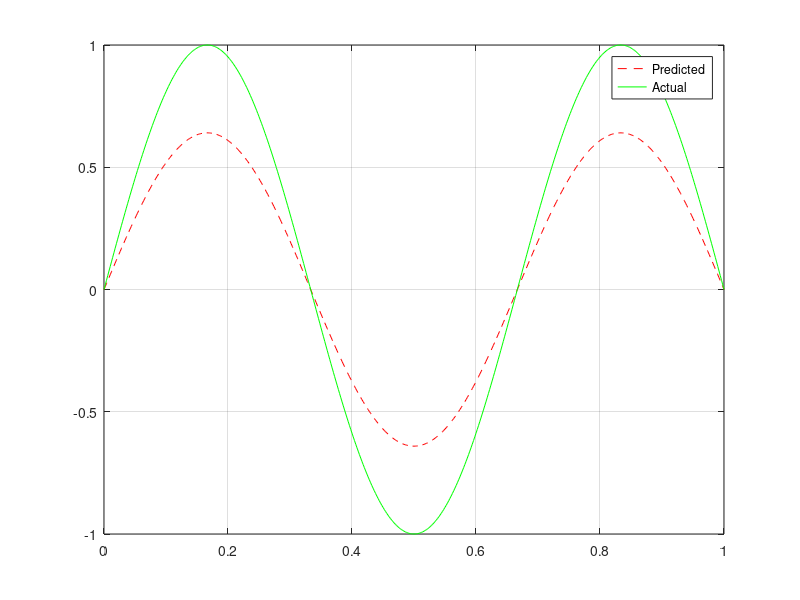

This chart was generated by the following MATLAB code:
clear
clc

%assume lambda=1,m=3;
lambda = 1;
m = 3;
%differen intervals
deltaX = 1/500;
%calculate Numnber of mesh points
N = 1./deltaX + 1;
mdx = [0:deltaX:1];

%calculate B matrix
b = transpose(deltaX^2.*(-1-m^2*pi*2)*sin(3*pi*mdx(2:N-1)));

%calculate A matrix
A = zeros(N-2,N-2);
for i = 1:N-2
    A(i,i) = (-2-lambda*deltaX^2);
end
for i = 2:N-2
    A(i,i-1) = 1;
    A(i-1,i) = 1;
end

u = zeros(N-2,1);
eps = 3;
n=1;
while eps >= 10^(-7)
    r(:,n) = b - A*u(:,n);
    alpha = (transpose(r(:,n))*r(:,n))/(transpose(r(:,n))*A*r(:,n));
    u(:,n+1) = u(:,n) + alpha * r(:,n);
    eps = sqrt((1/N)*sum(r(:,n).^2));
    n = n + 1;
end

ubar = transpose(sin(3*pi*mdx));
ufinal = [0;u(:,length(u(1,:)));0];
epsilon = max(abs(ufinal-ubar));
fprintf('The maximum epsilon of iteration is %3.5f',epsilon);

plot(mdx,ufinal,'--r');
%predicted values;
hold on 
plot(mdx,sin(3.*pi.*mdx),'-g');
grid on
legend('Predicted','Actual');
hold off
